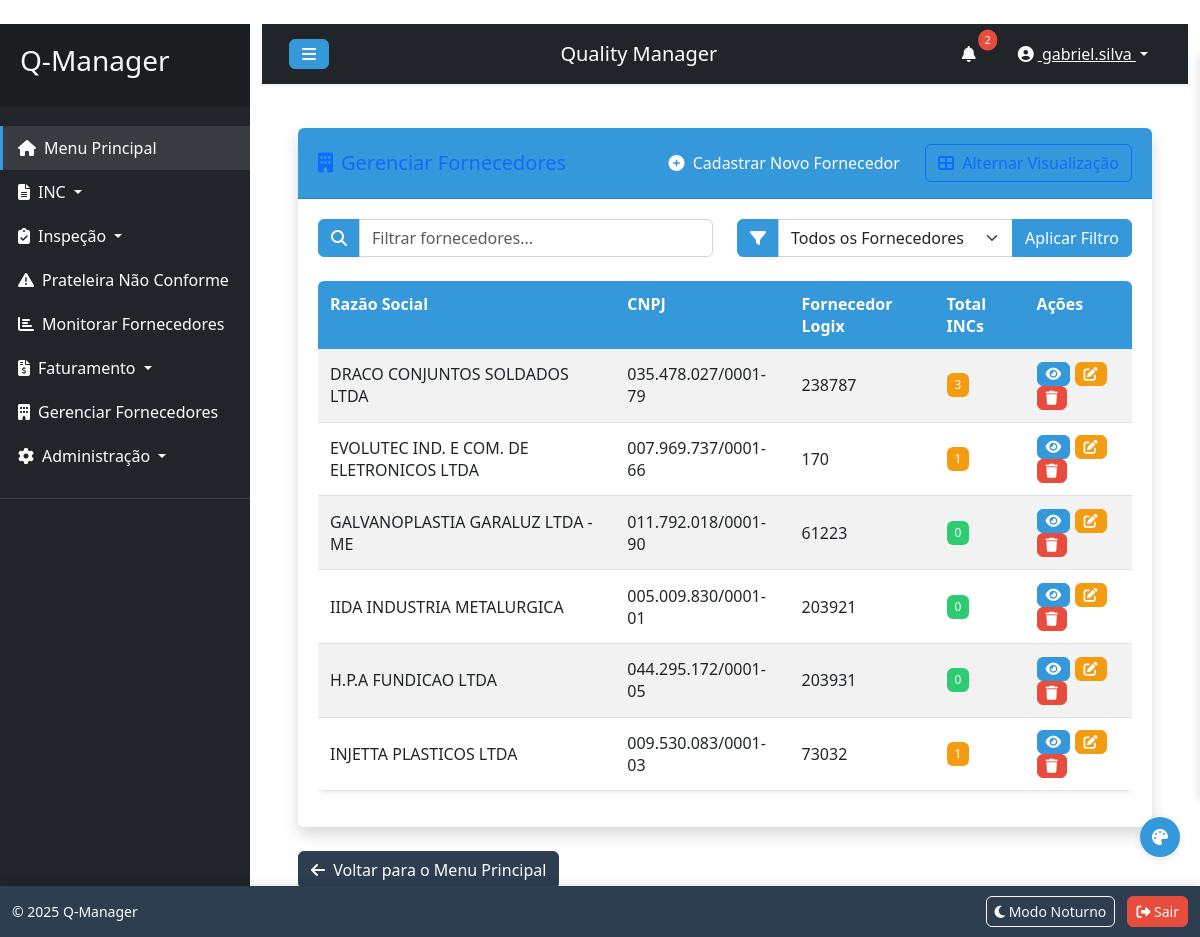
Screenshot of /fornecedor/gerenciar_fornecedores (signed in) with the database file from the repository.
### models.py (models this page shows, shortened)
class User(UserMixin, db.Model):
    id = db.Column(db.Integer, primary_key=True)
    username = db.Column(db.String(80), unique=True, nullable=False)
    password = db.Column(db.String(256), nullable=False)
    email = db.Column(db.String(120), unique=True, nullable=True)  # Novo campo para email
    is_admin = db.Column(db.Boolean, default=False)
    is_representante = db.Column(db.Boolean, default=False)  # Novo campo para marcar se é representante
    permissions = db.Column(db.Text, default='{}')  # JSON para armazenar permissões
    created_at = db.Column(db.DateTime, default=datetime.utcnow)
    last_login = db.Column(db.DateTime, nullable=True)

class Fornecedor(db.Model):
    id = db.Column(db.Integer, primary_key=True)
    razao_social = db.Column(db.String(100), nullable=False)
    cnpj = db.Column(db.String(18), unique=True, nullable=False)
    fornecedor_logix = db.Column(db.String(100), nullable=False)

### fornecedor_routes.py (the view, shortened to what this page needs)
@fornecedor_bp.route('/gerenciar_fornecedores', methods=['GET', 'POST'])
@login_required
def gerenciar_fornecedores():
    if not current_user.is_admin:
        flash('Acesso negado.', 'danger')
        return redirect(url_for('main_menu'))
    fornecedores = Fornecedor.query.all()
    for fornecedor in fornecedores:
        fornecedor.total_incs = INC.query.filter_by(fornecedor=fornecedor.razao_social).count()
    return render_template('gerenciar_fornecedores.html', fornecedores=fornecedores)

### app.py (called while the page is built)
@login_manager.user_loader
def load_user(user_id):
    return User.query.get(int(user_id))

@app.context_processor
def inject_settings():
    from models import LayoutSetting
    settings = {s.element: s for s in LayoutSetting.query.all()}
    return dict(settings=settings, config=app.config)

### templates/gerenciar_fornecedores.html (shortened to what this page needs)
{% extends "base.html" %}
{% block content %}
<div class="container-fluid">
    <div class="card shadow mb-4">
        <div class="card-header py-3 d-flex justify-content-between align-items-center">
            <h5 class="m-0 font-weight-bold text-primary">
                <i class="fas fa-building me-2"></i>Gerenciar Fornecedores
            </h5>
            <div>
                <a href="{{ url_for('fornecedor.cadastrar_fornecedor') }}" class="btn btn-primary">
                    <i class="fas fa-plus-circle me-1"></i> Cadastrar Novo Fornecedor
                </a>
                <button class="btn btn-outline-primary ms-2" id="viewToggleBtn" data-view="table">
                    <i class="fas fa-th-large me-1"></i> Alternar Visualização
                </button>
            </div>
        </div>
        <div class="card-body">
            <div class="mb-4">
                <div class="row">
                    <div class="col-md-6">
                        <div class="input-group">
                            <span class="input-group-text"><i class="fas fa-search"></i></span>
                            <input type="text" id="filterInput" class="form-control" placeholder="Filtrar fornecedores...">
                        </div>
                    </div>
                    <div class="col-md-6">
                        <div class="input-group">
                            <span class="input-group-text"><i class="fas fa-filter"></i></span>
                            <select class="form-select" id="incFilterSelect">
                                <option value="all">Todos os Fornecedores</option>
                            </select>
                            <button class="btn btn-primary" id="applyFilterBtn">
                                Aplicar Filtro
                            </button>
                        </div>
                    </div>
                </div>
            </div>
            <div class="table-responsive" id="tableView">
                <table class="table table-striped table-hover" id="fornecedoresTable">
                    <thead>
                        <tr>
                            <th>Razão Social</th>
                            <th>CNPJ</th>
                            <th>Fornecedor Logix</th>
                            <th>Total INCs</th>
                            <th>Ações</th>
                        </tr>
                    </thead>
                    <tbody>
                        {% if fornecedores and fornecedores|length > 0 %}
                            {% for fornecedor in fornecedores %}
                            <tr data-incs="{{ fornecedor.total_incs }}">
                                <td>{{ fornecedor.razao_social }}</td>
                                <td>{{ fornecedor.cnpj }}</td>
                                <td>{{ fornecedor.fornecedor_logix }}</td>
                                <td>
                                    <span class="badge bg-{% if fornecedor.total_incs > 5 %}danger{% elif fornecedor.total_incs > 0 %}warning{% else %}success{% endif %}">
                                        {{ fornecedor.total_incs }}
                                    </span>
                                </td>
                                <td>
                                    <button class="btn btn-info btn-sm view-incs-btn" data-id="{{ fornecedor.id }}" data-name="{{ fornecedor.razao_social }}" title="Ver INCs">
                                        <i class="fas fa-eye"></i>
                                    </button>
                                    <button class="btn btn-warning btn-sm" data-bs-toggle="modal" data-bs-target="#editModal{{ fornecedor.id }}" title="Editar Fornecedor">
                                        <i class="fas fa-edit"></i>
                                    </button>
                                    <button class="btn btn-danger btn-sm delete-btn" data-id="{{ fornecedor.id }}" data-name="{{ fornecedor.razao_social }}" title="Excluir Fornecedor">
                                        <i class="fas fa-trash"></i>
                                    </button>
                                </td>
                            </tr>
                            {% endfor %}
                        {% endif %}
                    </tbody>
                </table>
            </div>
        </div>
    </div>
    <a href="{{ url_for('main_menu') }}" class="btn btn-secondary mb-4">
        <i class="fas fa-arrow-left me-1"></i> Voltar para o Menu Principal
    </a>
</div>
{% endblock %}

### templates/base.html (shortened to what this page needs)
﻿<!DOCTYPE html>
<html lang="pt-br">
<head>
    <link href="https://cdn.jsdelivr.net/npm/bootstrap@5.3.0/dist/css/bootstrap.min.css" rel="stylesheet">
    <link rel="stylesheet" href="https://cdnjs.cloudflare.com/ajax/libs/font-awesome/6.4.0/css/all.min.css">
    <link rel="stylesheet" href="{{ url_for('static', filename='css/style.css') }}">
</head>
<body>
    <div class="wrapper">
        {% if current_user.is_authenticated %}
        <nav id="sidebar" class="bg-dark">
            <div class="sidebar-header">
                <h3 class="text-light">Q-Manager</h3>
            </div>
            <ul class="list-unstyled components">
                <li class="active">
                    <a href="{{ url_for('main_menu') }}"><i class="fas fa-home me-2"></i>Menu Principal</a>
                </li>
                <li>
                    <a href="#incSubmenu" data-bs-toggle="collapse" aria-expanded="false" class="dropdown-toggle">
                        <i class="fas fa-file-alt me-2"></i>INC
                    </a>
                </li>
                {% if current_user.is_admin or current_user.has_permission('rotina_inspecao') %}
                <li>
                    <a href="#inspecaoSubmenu" data-bs-toggle="collapse" aria-expanded="false" class="dropdown-toggle">
                        <i class="fas fa-clipboard-check me-2"></i>Inspeção
                    </a>
                </li>
                {% endif %}
                {% if current_user.is_admin or current_user.has_permission('prateleira') %}
                <li>
                    <a href="{{ url_for('prateleira.listar_prateleira_nao_conforme') }}">
                        <i class="fas fa-exclamation-triangle me-2"></i>Prateleira Não Conforme
                    </a>
                </li>
                {% endif %}
                {% if current_user.is_admin or current_user.has_permission('fornecedores') %}
                <li>
                    <a href="{{ url_for('inc.monitorar_fornecedores') }}">
                        <i class="fas fa-chart-bar me-2"></i>Monitorar Fornecedores
                    </a>
                </li>
                {% endif %}
                {% if current_user.is_admin or current_user.has_permission('faturamento') %}
                <li>
                    <a href="#faturamentoSubmenu" data-bs-toggle="collapse" aria-expanded="false" class="dropdown-toggle">
                        <i class="fas fa-file-invoice-dollar me-2"></i>Faturamento
                    </a>
                </li>
                {% endif %}
                <li>
                    <a href="{{ url_for('fornecedor.gerenciar_fornecedores') }}">
                        <i class="fas fa-building me-2"></i>Gerenciar Fornecedores
                    </a>
                </li>
                {% if current_user.is_admin %}
                <li>
                    <a href="#adminSubmenu" data-bs-toggle="collapse" aria-expanded="false" class="dropdown-toggle">
                        <i class="fas fa-cog me-2"></i>Administração
                    </a>
                </li>
                {% endif %}
            </ul>
        </nav>
        {% endif %}
        <div id="content" class="container-fluid">
            {% if current_user.is_authenticated %}
            <nav class="navbar navbar-expand-lg navbar-dark bg-dark">
                <div class="container-fluid">
                    <button type="button" id="sidebarCollapse" class="btn btn-info">
                        <i class="fas fa-bars"></i>
                    </button>
                    <span class="navbar-brand ms-3">Quality Manager</span>
                    <div class="d-flex align-items-center">
                        <div class="notification-bell me-3">
                            <button class="btn btn-link position-relative" id="notificationButton">
                                <i class="fas fa-bell text-light"></i>
                                <span class="notification-badge position-absolute top-0 start-100 translate-middle badge rounded-pill bg-danger" style="display:none;">
                                </span>
                            </button>
                        </div>
                        <div class="dropdown">
                            <button class="btn btn-link dropdown-toggle text-light" type="button" id="userDropdown" data-bs-toggle="dropdown" aria-expanded="false">
                                <i class="fas fa-user-circle me-1"></i> {{ current_user.username }}
                            </button>
                        </div>
                    </div>
                </div>
            </nav>
            {% endif %}
            <div class="content-body p-4">
                {% block content %}{% endblock %}
            </div>
        </div>
    </div>
    <div class="theme-selector">
        <button class="theme-toggle" id="theme-toggle">
            <i class="fas fa-palette"></i>
        </button>
    </div>
    {% if current_user.is_authenticated %}
    <footer class="footer">
        <div class="container-fluid">
            <div class="row">
                <div class="col-12 d-flex justify-content-between align-items-center">
                    <div class="footer-copyright text-white">
                        <small>&copy; 2025 Q-Manager</small>
                    </div>
                    <div>
                        <button id="toggleNightMode" class="btn btn-sm btn-outline-light me-2">
                            <i class="fas fa-moon"></i> Modo Noturno
                        </button>
                        <a href="{{ url_for('auth.logout') }}" class="btn btn-sm btn-danger">
                            <i class="fas fa-sign-out-alt"></i> Sair
                        </a>
                    </div>
                </div>
            </div>
        </div>
    </footer>
    {% endif %}
    <div id="toast-container" class="position-fixed bottom-0 end-0 p-3" style="z-index: 1100;"></div>
</body>
</html>

### templates/gerenciar_fornecedores.html (style rules this page uses)
.table th { position: sticky; top: 0; z-index: 1; }

### rows the page displays
User: username "gabriel.silva"
Fornecedor: razao_social "DRACO CONJUNTOS SOLDADOS LTDA", cnpj "035.478.027/0001-79", fornecedor_logix "238787", total_incs "3"
Fornecedor: razao_social "EVOLUTEC IND. E COM. DE ELETRONICOS LTDA", cnpj "007.969.737/0001-66", fornecedor_logix "170", total_incs "1"
Fornecedor: razao_social "GALVANOPLASTIA GARALUZ LTDA - ME", cnpj "011.792.018/0001-90", fornecedor_logix "61223", total_incs "0"
Fornecedor: razao_social "IIDA INDUSTRIA METALURGICA", cnpj "005.009.830/0001-01", fornecedor_logix "203921", total_incs "0"
Fornecedor: razao_social "H.P.A FUNDICAO LTDA", cnpj "044.295.172/0001-05", fornecedor_logix "203931", total_incs "0"
Fornecedor: razao_social "INJETTA PLASTICOS LTDA", cnpj "009.530.083/0001-03", fornecedor_logix "73032", total_incs "1"
